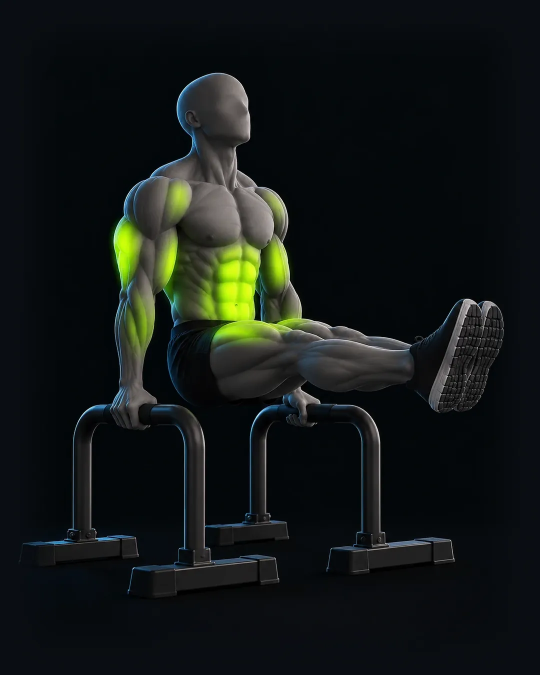
#> input picture img/ejercicios/aguante-en-l-l-sit.webp, 1080 x 1350 px, given as the content of the folder ../img/ejercicios/aguante-en-l-l-sit.webp, which was not available (shown at 1/2 size)
$ python preparar-imagenes.py ../img/ejercicios/aguante-en-l-l-sit.webp
#> lines starting #> are read from the running program, lines starting #| are printed output that depends on the picture; pictures that were not available may be replaced by others from this repository, and a replacement may not be noted
#!/usr/bin/env python3
"""Prepara las fotos de ejercicios para la app con UN SOLO MARCO.

Uso:
    python3 herramientas/preparar-imagenes.py CARPETA_ORIGINALES [--salida img/ejercicios]

Por cada imagen (png, jpg, jpeg o webp) de CARPETA_ORIGINALES:
  1. Nombre: se convierte al formato de la app (minúsculas, sin acentos, guiones):
     "Sentadilla Goblet.png" -> sentadilla-goblet.webp
     El nombre debe ser el del ejercicio tal como aparece en el plan.
  2. Marco: lienzo vertical 4:5 (1080 x 1350) con el fondo oscuro de la app (#0A0E13).
     La imagen se escala para caber completa, centrada, y sus bordes se funden con el
     fondo (así desaparecen rayas o cortes en las orillas y todas se ven del mismo tamaño).
  3. Archivos: <nombre>.webp (ficha y sesión) y mini-<nombre>.webp (miniatura cuadrada
     de 320 px tomada de la parte alta del cuerpo), calidad 80.
Requiere Pillow:  pip install pillow
"""
import argparse, os, re, sys, unicodedata
from PIL import Image, ImageDraw, ImageFilter

FONDO = (10, 14, 19)
ANCHO, ALTO = 1080, 1350
MINI = 320
EXT = ('.png', '.jpg', '.jpeg', '.webp')


def slug(nombre):
    n = unicodedata.normalize('NFD', nombre)
    n = ''.join(c for c in n if unicodedata.category(c) != 'Mn').lower()
    return re.sub(r'[^a-z0-9]+', '-', n).strip('-')


def mascara_bordes(w, h, ancho):
    """Opacidad 255 en el centro y 0 en las orillas, con transición suave."""
    m = Image.new('L', (w, h), 0)
    d = ImageDraw.Draw(m)
    d.rectangle((ancho, ancho, w - ancho, h - ancho), fill=255)
    return m.filter(ImageFilter.GaussianBlur(ancho / 2))


def enmarcar(im):
    im = im.convert('RGB')
#> im is the input picture: PIL image 1080x1350 RGB; mean R, G, B 19, 23.7, 22.5
    esc = min(ANCHO / im.width, ALTO / im.height)
#> esc = 1
    w, h = round(im.width * esc), round(im.height * esc)
#> w = 1080; h = 1350
    im = im.resize((w, h), Image.LANCZOS)
    lienzo = Image.new('RGB', (ANCHO, ALTO), FONDO)
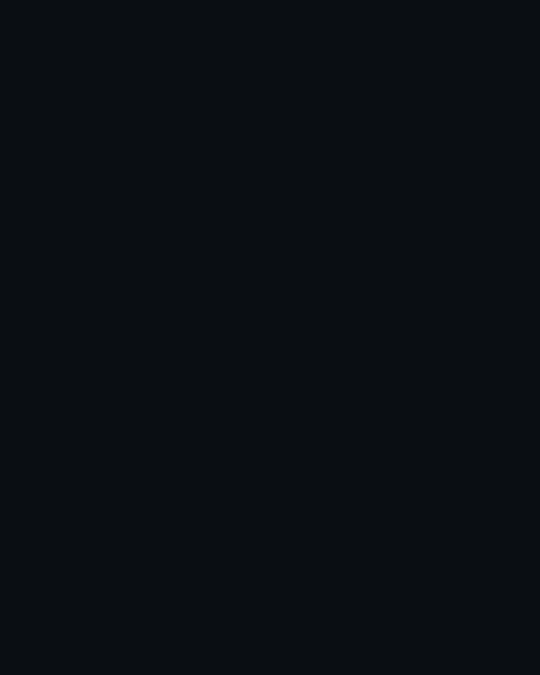
#> lienzo: PIL image 1080x1350 RGB (shown at 1/2 size); mean R, G, B 10, 14, 19
    x, y = (ANCHO - w) // 2, (ALTO - h) // 2
#> x = 0; y = 0
    lienzo.paste(im, (x, y), mascara_bordes(w, h, max(24, round(min(w, h) * 0.06))))
#> in mascara_bordes, `m = Image.new('L', (w, h), 0)`: m: PIL image 1080x1350 L; every value is 0
#> in mascara_bordes, `return m.filter(ImageFilter.GaussianBlur(ancho / 2))`:
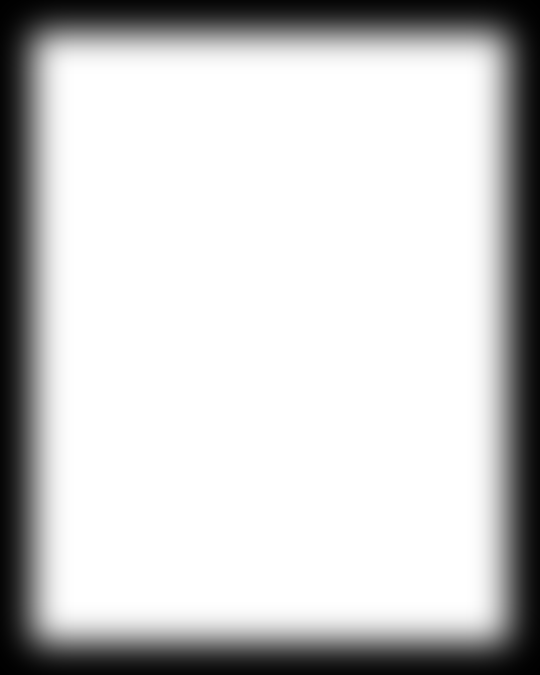
#> returned value: PIL image 1080x1350 L (shown at 1/2 size); min 0, max 255, mean 203
    return lienzo


def miniatura(enmarcada):
    # cuadro centrado en el tercio alto (donde están el torso y el músculo resaltado)
    lado = round(ANCHO * 0.86)
    x = (ANCHO - lado) // 2
    y = round(ALTO * 0.12)
    return enmarcada.crop((x, y, x + lado, y + lado)).resize((MINI, MINI), Image.LANCZOS)
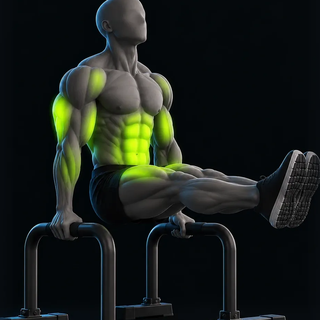
#> returned value: PIL image 320x320 RGB; mean R, G, B 25.2, 30.8, 25.9


def main():
    ap = argparse.ArgumentParser(description=__doc__, formatter_class=argparse.RawDescriptionHelpFormatter)
    ap.add_argument('originales')
    ap.add_argument('--salida', default=os.path.join(os.path.dirname(__file__), '..', 'img', 'ejercicios'))
    a = ap.parse_args()
    os.makedirs(a.salida, exist_ok=True)
    hechos = 0
    for f in sorted(os.listdir(a.originales)):
        base, ext = os.path.splitext(f)
        if ext.lower() not in EXT or base.startswith('mini-'):
            continue
        n = slug(base)
        marco = enmarcar(Image.open(os.path.join(a.originales, f)))
        marco.save(os.path.join(a.salida, n + '.webp'), 'WEBP', quality=80, method=6)
        miniatura(marco).save(os.path.join(a.salida, 'mini-' + n + '.webp'), 'WEBP', quality=80, method=6)
        kb = os.path.getsize(os.path.join(a.salida, n + '.webp')) // 1024
        print(f'  {f}  ->  {n}.webp ({kb} KB) + mini-{n}.webp')
        hechos += 1
    print(f'{hechos} imagen(es) listas en {os.path.normpath(a.salida)}')
    if not hechos:
        sys.exit('No encontré imágenes .png, .jpg o .webp en ' + a.originales)


if __name__ == '__main__':
    main()

$ run again, on img/ejercicios/burpees.webp
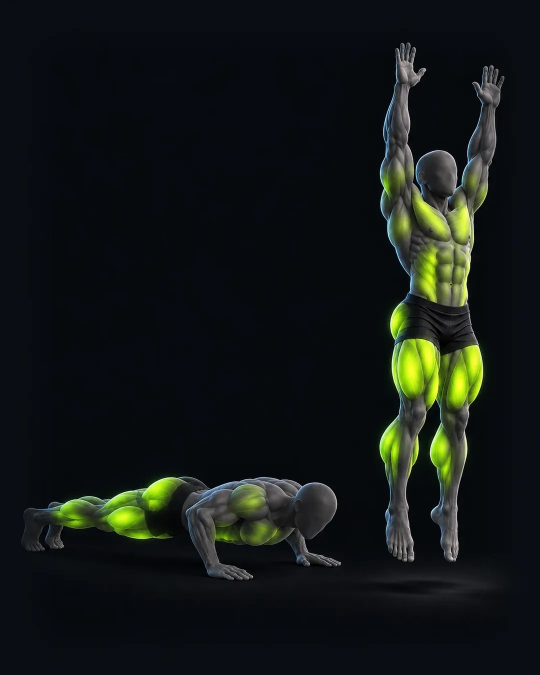
#> input picture img/ejercicios/burpees.webp, 1080 x 1350 px, given as the content of the folder ../img/ejercicios/burpees.webp, which was not available (shown at 1/2 size)
#> in enmarcar, im is the input picture: PIL image 1080x1350 RGB; mean R, G, B 18.9, 24.1, 22.2
#> m: PIL image 1080x1350 L; every value is 0
#> in miniatura, `return enmarcada.crop((x, y, x + lado, y + lado)).resize((MINI, MINI),..`:
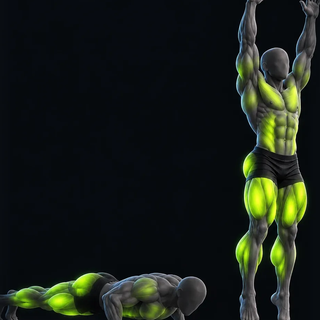
#> returned value: PIL image 320x320 RGB; mean R, G, B 24.1, 30.7, 24.2

$ run again, on img/ejercicios/caminata-lateral-con-banda.webp
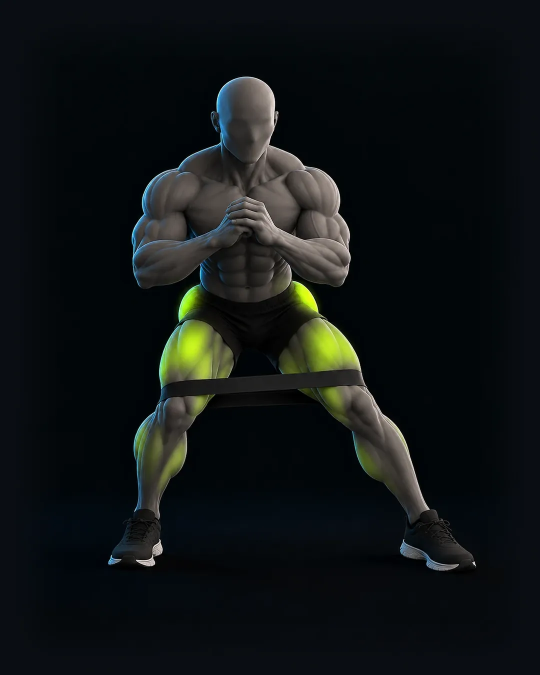
#> input picture img/ejercicios/caminata-lateral-con-banda.webp, 1080 x 1350 px, given as the content of the folder ../img/ejercicios/caminata-lateral-con-banda.webp, which was not available (shown at 1/2 size)
#> in enmarcar, im is the input picture: PIL image 1080x1350 RGB; mean R, G, B 16.1, 20.4, 21
#> m: PIL image 1080x1350 L; every value is 0
#> in miniatura, `return enmarcada.crop((x, y, x + lado, y + lado)).resize((MINI, MINI),..`:
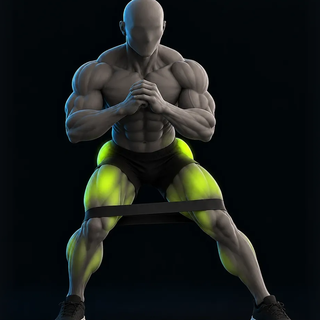
#> returned value: PIL image 320x320 RGB; mean R, G, B 21.8, 26.3, 24.3

$ run again, on img/ejercicios/circulos-de-hombro.webp
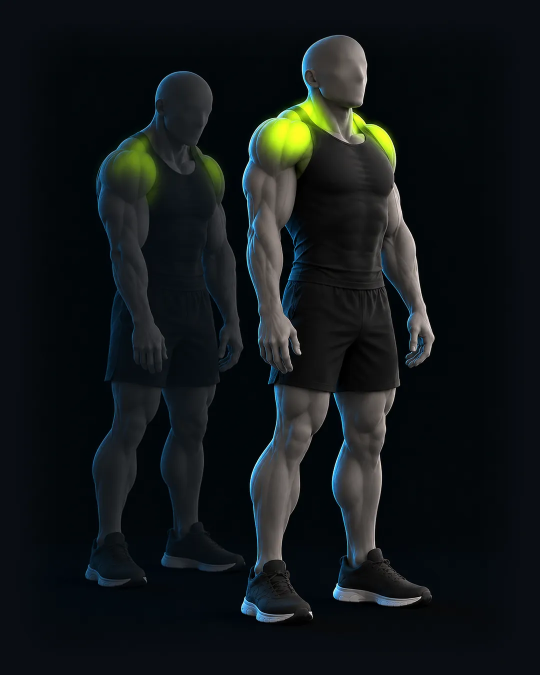
#> input picture img/ejercicios/circulos-de-hombro.webp, 1080 x 1350 px, given as the content of the folder ../img/ejercicios/circulos-de-hombro.webp, which was not available (shown at 1/2 size)
#> in enmarcar, im is the input picture: PIL image 1080x1350 RGB; mean R, G, B 18, 22.9, 24.7
#> m: PIL image 1080x1350 L; every value is 0
#> in miniatura, `return enmarcada.crop((x, y, x + lado, y + lado)).resize((MINI, MINI),..`:
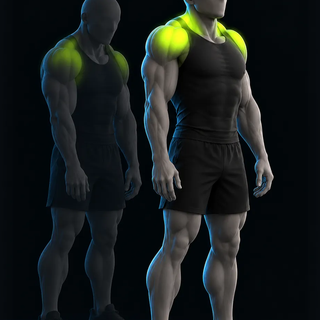
#> returned value: PIL image 320x320 RGB; mean R, G, B 23.2, 28.5, 28
